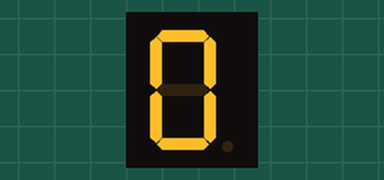
A sketch run on a simulated Arduino Uno, built with avr-gcc and run on an emulated ATmega328P. On the bench: 1-digit seven-segment display. Wiring (from diagram.json): 1-digit 7-segment display, segments lit when LOW: segments pin 12, pin 11, pin 10, pin 9, pin 8, pin 7, pin 6. The segment pins are drawn as the display they are named for.

Above: at 0.1 s.
At 1.1 s:
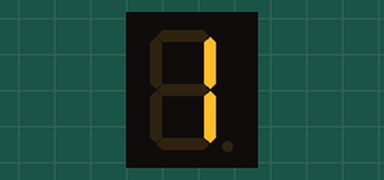
At 2.1 s:
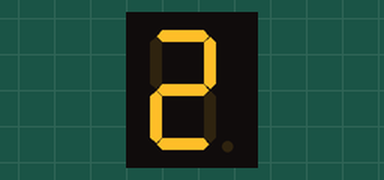
At 4.1 s:
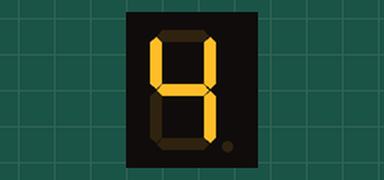
At 6.1 s:
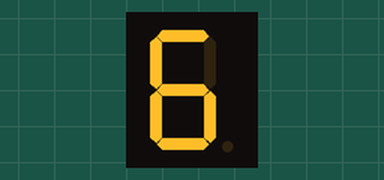
At 9.1 s:
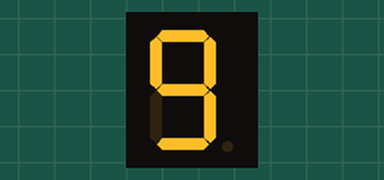

The sketch:

ping_pong_scoreboard_test.ino
```cpp
#define A 12
#define B 11
#define C 10
#define D 9
#define E 8
#define F 7
#define G 6
int COUNT = 0;

void setup()

{
  for (int i = 6; i <=12; i++)

  {
    pinMode(i, OUTPUT);
  }
}


void loop()
{
  for(int i = 0; i<=9; i++)
  {
    switch(i)
    {
      case 0:
      digitalWrite(A, LOW);
      digitalWrite(B, LOW);
      digitalWrite(C, LOW);
      digitalWrite(D, LOW);
      digitalWrite(E, LOW);
      digitalWrite(F, LOW);
      digitalWrite(G, HIGH);
      break;

      case 1:
      digitalWrite(A, HIGH);
      digitalWrite(B, LOW);
      digitalWrite(C, LOW);
      digitalWrite(D, HIGH);
      digitalWrite(E, HIGH);
      digitalWrite(F, HIGH);
      digitalWrite(G, HIGH);
      break;

      case 2:
      digitalWrite(A, LOW);
      digitalWrite(B, LOW);
      digitalWrite(C, HIGH);
      digitalWrite(D, LOW);
      digitalWrite(E, LOW);
      digitalWrite(F, HIGH);
      digitalWrite(G, LOW);
      break;

      case 3:
      digitalWrite(A, LOW);
      digitalWrite(B, LOW);
      digitalWrite(C, LOW);
      digitalWrite(D, LOW);
      digitalWrite(E, HIGH);
      digitalWrite(F, HIGH);
      digitalWrite(G, LOW);
      break;

      case 4:
      digitalWrite(A, HIGH);
      digitalWrite(B, LOW);
      digitalWrite(C, LOW);
      digitalWrite(D, HIGH);
      digitalWrite(E, HIGH);
      digitalWrite(F, LOW);
      digitalWrite(G, LOW);
      break;

      case 5:
      digitalWrite(A, LOW);
      digitalWrite(B, HIGH);
      digitalWrite(C, LOW);
      digitalWrite(D, LOW);
      digitalWrite(E, HIGH);
      digitalWrite(F, LOW);
      digitalWrite(G, LOW);
      break;

      case 6:
      digitalWrite(A, LOW);
      digitalWrite(B, HIGH);
      digitalWrite(C, LOW);
      digitalWrite(D, LOW);
      digitalWrite(E, LOW);
      digitalWrite(F, LOW);
      digitalWrite(G, LOW);
      break;

      case 7:
      digitalWrite(A, LOW);
      digitalWrite(B, LOW);
      digitalWrite(C, LOW);
      digitalWrite(D, HIGH);
      digitalWrite(E, HIGH);
      digitalWrite(F, HIGH);
      digitalWrite(G, HIGH);
      break;

      case 8:
      digitalWrite(A, LOW);
      digitalWrite(B, LOW);
      digitalWrite(C, LOW);
      digitalWrite(D, LOW);
      digitalWrite(E, LOW);
      digitalWrite(F, LOW);
      digitalWrite(G, LOW);
      break;

      case 9:
      digitalWrite(A, LOW);
      digitalWrite(B, LOW);
      digitalWrite(C, LOW);
      digitalWrite(D, LOW);
      digitalWrite(E, HIGH);
      digitalWrite(F, LOW);
      digitalWrite(G, LOW);
      break;

      break;
    }
    delay(1000);
  }
}
```

Measured:
- by itself, everything shown: repeats every 10.0 s, in 10 steps
- what the display in image 1 shows lasts 1.0 s, from 1.0 s to 2.0 s
